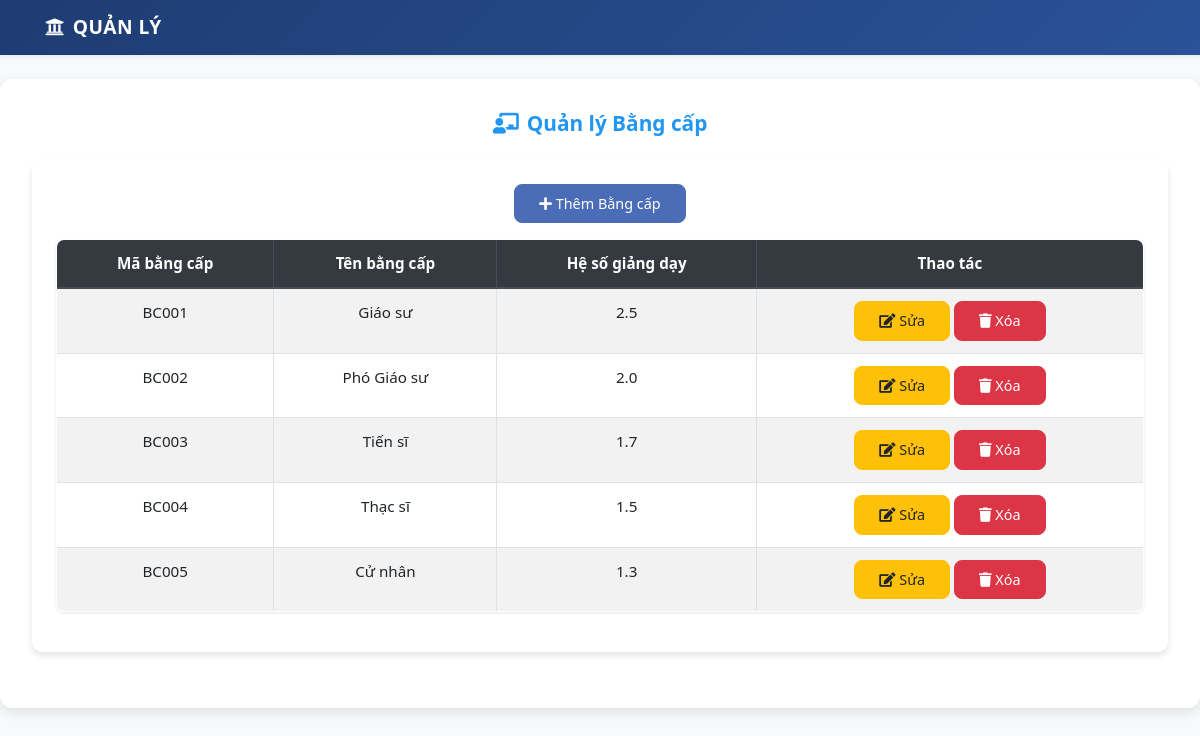
/modules/bangcap/index.php, run on the app's committed database.
### tables this page shows
CREATE TABLE bangcap (
    ma_bangcap VARCHAR(10) PRIMARY KEY,
    ten_bangcap VARCHAR(50) NOT NULL,
    he_so_luong DECIMAL(10,2) NOT NULL,
    he_so DECIMAL(3,1) NOT NULL
);

### config/auth.php (called while the page is built, shortened)
<?php
function isLoggedIn()
{
    return isset($_SESSION['user_id']);
}

### modules/bangcap/index.php (the view, shortened to what this page needs)
<?php
require_once '../header.php';
$database = new Database();
$conn = $database->getConnection();
$sql = "SELECT * FROM bangcap ORDER BY ma_bangcap";
$stmt = $conn->query($sql);
$bangcaps = $stmt->fetchAll(PDO::FETCH_ASSOC);
echo getHeader("Quản lý Bằng cấp");
?>
<div class="card">
    <div class="card-body">
        <div class="mb-3">
            <a href="them.php" class="btn btn-primary">
                <i class="fas fa-plus"></i> Thêm Bằng cấp
            </a>
        </div>
        <table class="table table-striped table-bordered">
            <thead class="thead-dark">
                <tr>
                    <th>Mã bằng cấp</th>
                    <th>Tên bằng cấp</th>
                    <th>Hệ số giảng dạy</th>
                    <th>Thao tác</th>
                </tr>
            </thead>
            <tbody>
                <?php foreach ($bangcaps as $bc): ?>
                    <tr>
                        <td><?= htmlspecialchars($bc['ma_bangcap']) ?></td>
                        <td><?= htmlspecialchars($bc['ten_bangcap']) ?></td>
                        <td><?= number_format($bc['he_so'], 1) ?></td>
                        <td>
                            <a href="sua.php?id=<?= $bc['ma_bangcap'] ?>" class="btn btn-warning btn-sm">
                                <i class="fas fa-edit"></i> Sửa
                            </a>
                            <a href="xoa.php?id=<?= $bc['ma_bangcap'] ?>"
                                onclick="return confirm('Bạn có chắc muốn xóa bằng cấp này?')"
                                class="btn btn-danger btn-sm">
                                <i class="fas fa-trash"></i> Xóa
                            </a>
                        </td>
                    </tr>
                <?php endforeach; ?>
            </tbody>
        </table>
    </div>
</div>

### assets/css/style.css (style rules this page uses)
body { background-color: #f8f9fa; font-family: "Segoe UI", Tahoma, Geneva, Verdana, sans-serif; }
.btn { font-size: 0.9rem; padding: 0.4rem 1.2rem; }
.table { background: #fff; border-radius: 8px; overflow: hidden; box-shadow: 0 1px 3px rgba(0, 0, 0, 0.1); }
.table thead th { background: #f8f9fa; border-bottom: 2px solid #dee2e6; color: #2c3e50; font-weight: 600; }
.card { border: none; border-radius: 10px; box-shadow: 0 4px 6px rgba(0, 0, 0, 0.1); margin-bottom: 1.5rem; transition: transform 0.3s ease, box-shadow 0.3s ease; }
.card-body { padding: 1.5rem; }
.btn { border-radius: 8px; padding: 0.5rem 1.5rem; font-weight: 500; transition: all 0.3s ease; }
.btn-primary { background: #4b6cb7; border-color: #4b6cb7; }

### data on the page
bangcap: ma_bangcap "BC001", ten_bangcap "Giáo sư", he_so "2.5"
bangcap: ma_bangcap "BC002", ten_bangcap "Phó Giáo sư", he_so "2.0"
bangcap: ma_bangcap "BC003", ten_bangcap "Tiến sĩ", he_so "1.7"
bangcap: ma_bangcap "BC004", ten_bangcap "Thạc sĩ", he_so "1.5"
bangcap: ma_bangcap "BC005", ten_bangcap "Cử nhân", he_so "1.3"

### other printed values
$title "Quản lý Bằng cấp"
